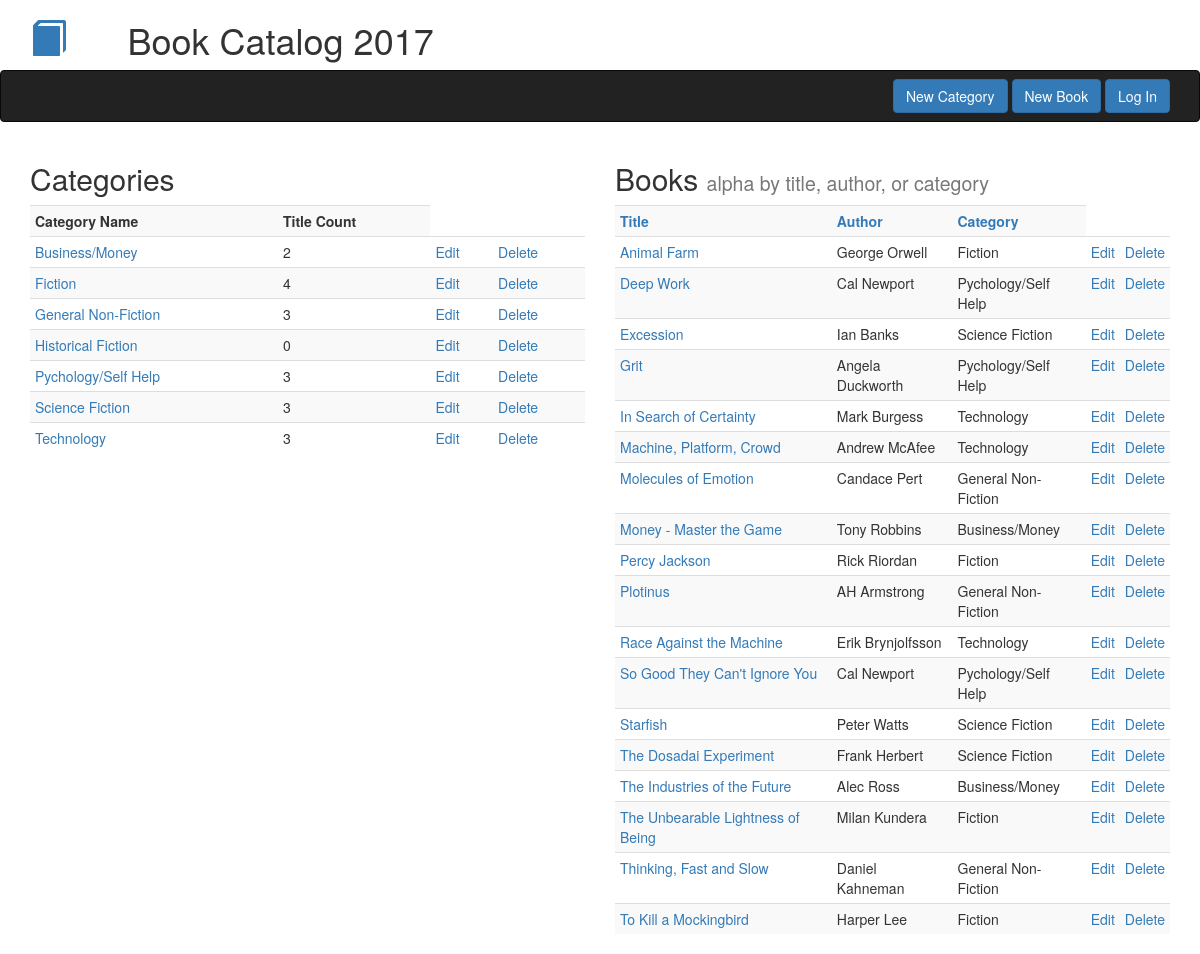
Before: / with the older database file.
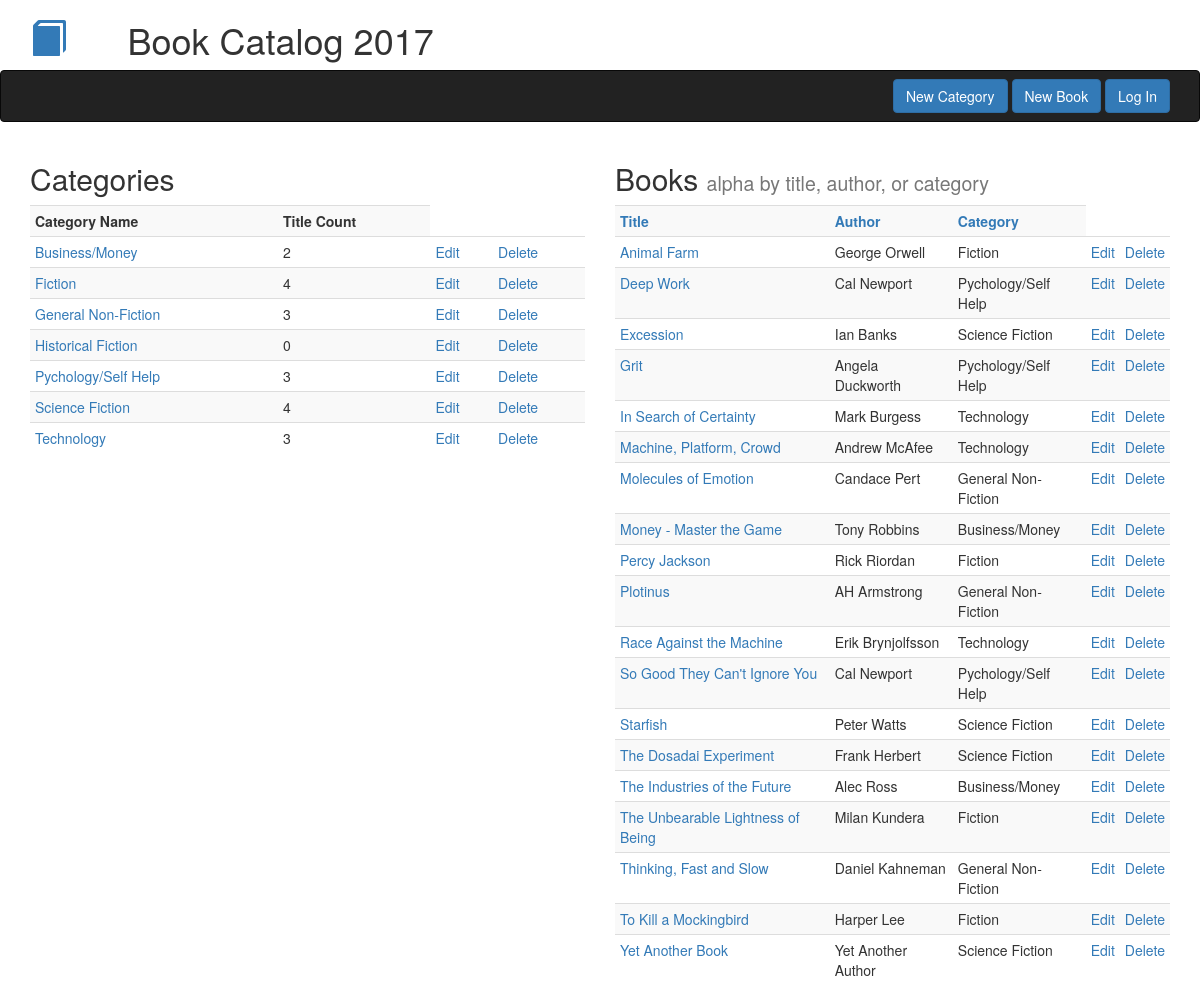
After: the same page with the newer database file.
### db_setup.py (models this page shows, shortened)
class Category(Base):
    __tablename__ = 'category'
    name = Column(String(80), nullable = False)
    id = Column(Integer, primary_key = True)

class Book(Base):
    __tablename__ = 'book'
    title = Column(String(80), nullable = False)
    id = Column(Integer, primary_key = True)
    subtitle = Column(String(250))
    author = Column(String(250), nullable = False)
    author2 = Column(String(250))
    description = Column(String(250))
    category_id = Column(Integer, ForeignKey('category.id'))
    category = relationship(Category)

### catalog.py (the view)
@app.route('/')
def indexPage():
    books = session.query(Book).order_by(Book.title)
    category_counts = (
        session.query(Category.name, Category.id, func.count(Book.title).label("count"))
        .outerjoin(Book, Category.id == Book.category_id)
        .group_by(Category.id)
        .order_by(Category.name)
        )
    return render_template('index.html',books = books, category_counts = category_counts)

### templates/index.html (shortened to what this page needs)
{% extends 'bootstrap/base.html' %}
{% block navbar %}{% include 'header_nav.html' %}{% endblock %}
{% block content %}
<div class='container'>
    <div class='row'>
        <div class='col-md-6'>
            <h2>Categories</h2>
            <table class='table table-striped table-condensed'>
            <th>Category Name</th><th>Title Count</th>
            {% for category in category_counts %}
                <tr><td><a href="{{ url_for('listBooksByCategory', category_id = category.id) }}">{{ category.name }}</a></td><td>{{ category.count }}<td><a href="{{ url_for('editCategory', category_id = category.id) }}"> Edit</a></td><td><a href="{{ url_for('deleteCategory', category_id = category.id) }}"> Delete</a></td></tr>
            {% endfor %}
            </table>
        </div>
        <div class='col-md-6'>
            <h2>Books <small>alpha by title, author, or category</small></h2>
            <table class='table table-striped table-condensed'>
            <th><a href="{{ url_for('indexPage') }}">Title</a></th><th><a href="{{ url_for('indexAuthorSorted') }}">Author</a></th><th><a href="{{ url_for('indexCategorySorted') }}">Category</a></th>
            {% for book in books %}
                <tr><td><a href="{{ url_for('singleBook', book_id = book.id) }}">{{ book.title }}</a></td><td>{{ book.author }}</td>
                {% for category in category_counts %}
                    {%  if category.id == book.category_id %}
                        <td>{{ category.name }}</td>
                    {% endif %}
                {% endfor %}
                <td><a href="{{ url_for('editBook', book_id = book.id) }}">Edit</a></td><td><a href="{{ url_for('deleteBook', book_id = book.id) }}">Delete</a></td></tr>
            {% endfor %}
            </table>
        </div>
    </div>
</div>
{% endblock %}

### templates/header_nav.html
<div class="container">
    <div class="row">
        <div class="col-xs-2 col-sm-1 h1"><a href="{{url_for('indexPage') }}"><span class="glyphicon glyphicon-book"></span></a></div>
        <div class="col-xs-10"><h1>Book Catalog 2017</h1></div>
    </div>
</div>
<nav class="navbar navbar-inverse bg-primary">
    <div class="container">
        <div class="row">
            <div class="col-md-6"></div>
            <div class="col-md-6 text-right">
                <a class="btn btn-primary navbar-btn nounderline" href="{{ url_for('createCategory') }}">New Category</a>
                <a class="btn btn-primary navbar-btn" href="{{ url_for('createBook') }}">New Book</a>
                <a class="btn btn-primary navbar-btn" href="#">Log In</a>
            </div>
        </div>
    </div>
</nav>

Changed rows visible on the page:
computed for Category "Science Fiction": count "3" → "4"
added Book: title "Yet Another Book", author "Yet Another Author", Category (name "Science Fiction")
